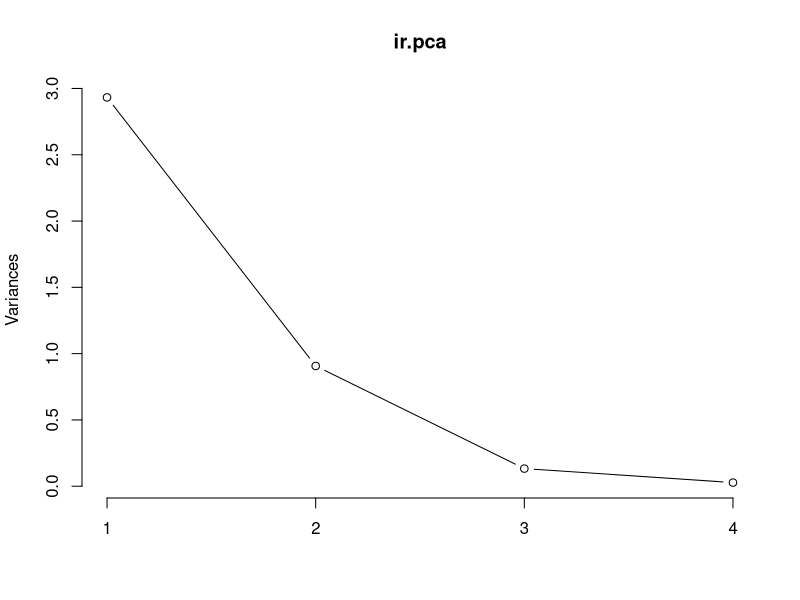
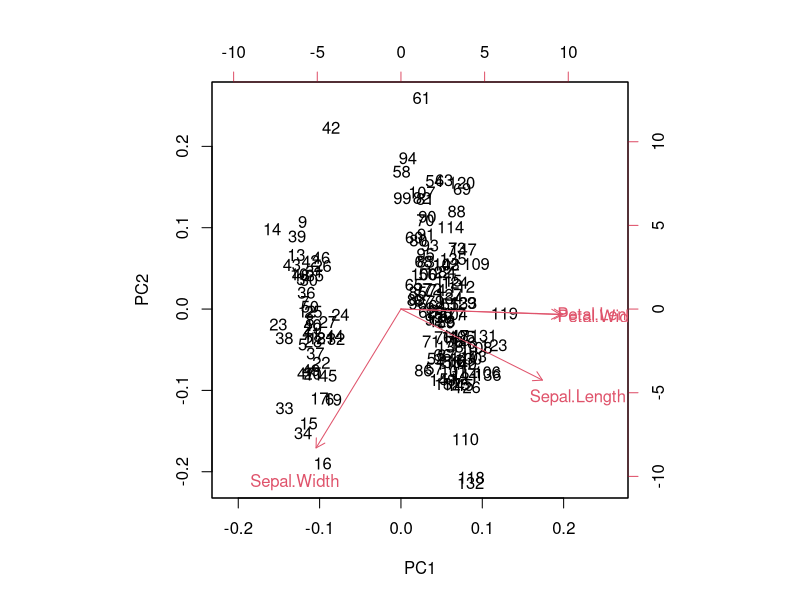

R code for these plots, in order:
## ---- chunk 1
knitr::opts_chunk$set(echo = TRUE)
knitr::opts_chunk$set(fig.align = "center")
knitr::opts_chunk$set(fig.height = 4)
knitr::opts_chunk$set(fig.width = 10)
## ---- chunk 2
data(iris)

# log transform 
log.ir <- log(iris[, 1:4])
ir.species <- iris[, 5]
 
# apply PCA - scale. = TRUE is highly 
# advisable, but default is FALSE. 
ir.pca <- prcomp(log.ir,
                 center = TRUE,
                 scale. = TRUE) 

## ---- chunk 3
# plot method
plot(ir.pca, type = "l")
## ---- chunk 4
biplot(ir.pca)

